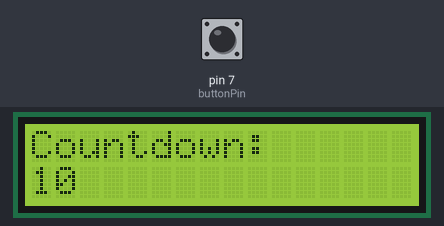
Simulated run of this sketch. Board: Arduino Uno, built with avr-gcc and run on an emulated ATmega328P. On the bench: 16×2 character LCD. The inputs (shaded band) are chosen by the test bench; at power-on: pin 7 (buttonPin) LOW. What the sketch prints to the serial monitor is not drawn. At 4.1 s the program stops and its outputs stay as they are.

Above: at 0.1 s.
At 1.2 s:
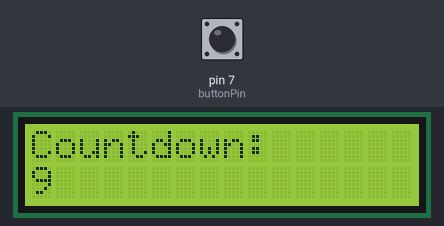
1.3 s: pin 7 (buttonPin) pulled HIGH for 1.15 s
At 2.9 s:
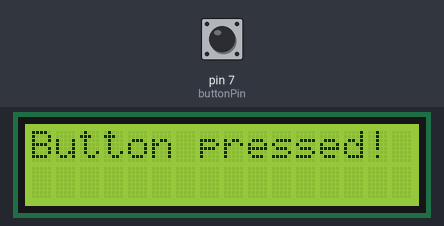
Timing chart, 0 to 4.4 s (numbered marks = the images above; inputs shaded):
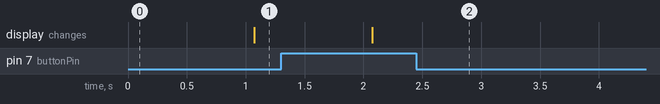

Measured:
- after the input at 1.3 s, the display: changes after 0.78 s (image 2)

The sketch:

Countdown.ino
```cpp
#include <LiquidCrystal.h>

// Define LCD object
LiquidCrystal lcd(12, 11, 5, 4, 3, 2);

// Define the button pin
const int buttonPin = 7;

void setup() {
  // Set up the LCD
  lcd.begin(16, 2);

  // Begin serial communication
  Serial.begin(9600);

  // Set up the button pin as input
  pinMode(buttonPin, INPUT);
}

void loop() {
  // Countdown from 10 to 0
  for (int i = 10; i >= 0; i--) {
    // Check if the button is pressed
    if (digitalRead(buttonPin) == HIGH) {
      lcd.clear();
      lcd.setCursor(0, 0);
      lcd.print("Button pressed!");
      Serial.println("Button pressed!");
      delay(2000);  // Wait for a moment
      exit(0);  // Exit the program
    }

    // Display on LCD
    lcd.clear();
    lcd.setCursor(0, 0);
    lcd.print("Countdown: ");
    lcd.setCursor(0, 1);
    lcd.print(i);

    // Print on Serial Monitor
    Serial.print("Countdown: ");
    Serial.println(i);

    // Wait for one second
    delay(1000);
  }

  // Display a message after countdown
  lcd.clear();
  lcd.setCursor(0, 0);
  lcd.print("Countdown done!");

  // Print on Serial Monitor
  Serial.println("Countdown done!");

  // Print "Hello" on LCD and Serial Monitor
  lcd.setCursor(0, 1);
  lcd.print("Hello");
  Serial.println("Hello");

  // Wait for a moment
  delay(2000);

  // Close the program
  while (1) {
    // You can add any additional cleanup code here if needed
  }
}
```
